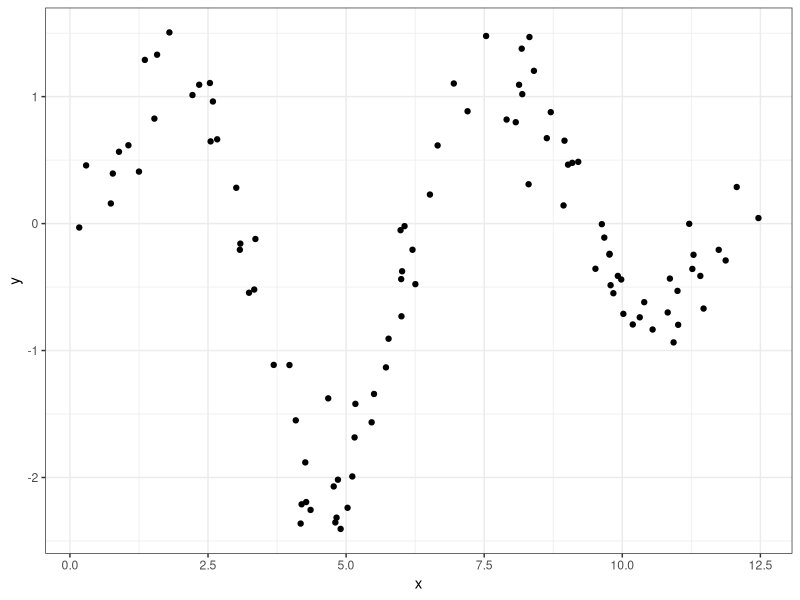
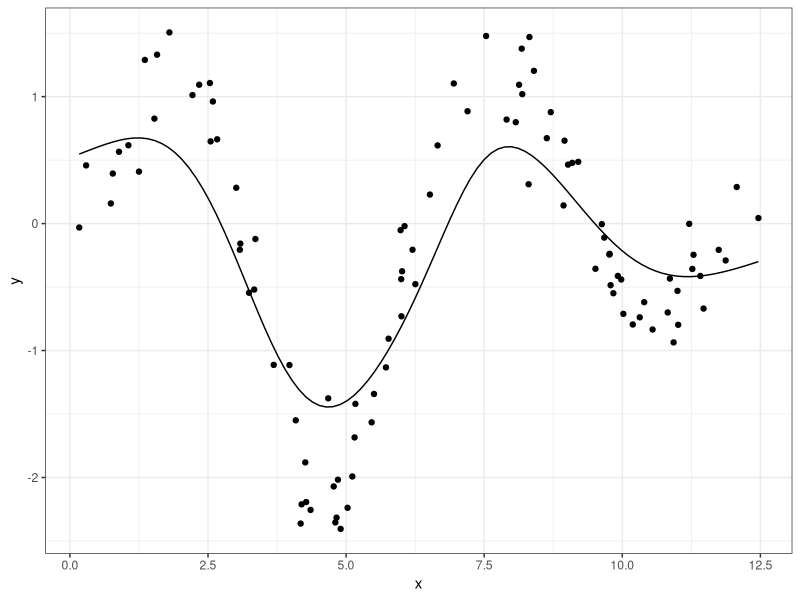
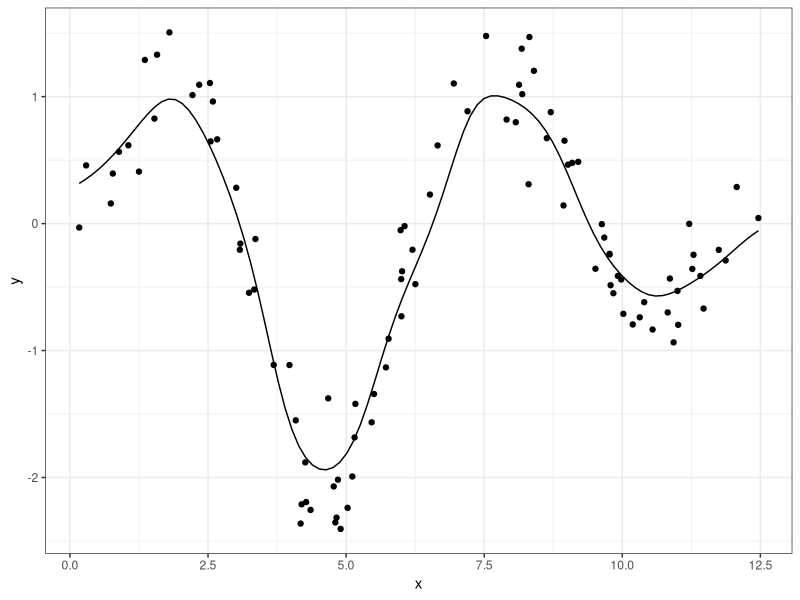
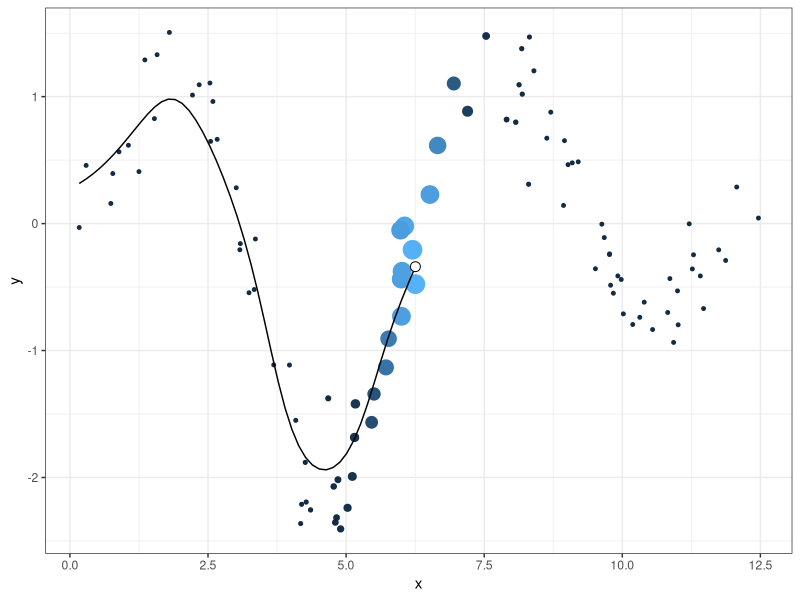

Reproduce these figures in R, in order.
## ---- chunk 1
library(tidyverse)
library(magick)
theme_set(theme_bw())
set.seed(0)

n <- 100
x <- runif(n, 0, 4*pi)
# our function is the product of three distinct transformations
y <- sin(x)*x^2*exp(-x/2) + rnorm(n, sd = 0.3)
df <- data.frame(x, y)

df %>%
  ggplot(aes(x, y)) +
  geom_point()
## ---- chunk 2
x_new <- seq(min(x), max(x), length.out = 100)

y_smoothed <- map_dbl(x_new, ~sum(dnorm(x, mean = .x) * y)/
                        sum(dnorm(x, mean = .x)))

df_smoothed <- data.frame(x_new, y_smoothed)
## ---- chunk 3
df %>%
  ggplot(aes(x, y)) +
  geom_point() +
  geom_line(aes(x_new, y_smoothed), data = df_smoothed)
## ---- chunk 4
x_new <- seq(min(x), max(x), length.out = 100)

y_smoothed <- map_dbl(x_new, ~sum(dnorm(x, mean = .x, sd = 0.5) * y)/
                        sum(dnorm(x, mean = .x, sd = 0.5)))

df_smoothed <- data.frame(x_new, y_smoothed)
## ---- chunk 5
df %>%
  ggplot(aes(x, y)) +
  geom_point() +
  geom_line(aes(x_new, y_smoothed), data = df_smoothed)
## ---- chunk 6
idx <- 50

df %>%
  ggplot(aes(x, y)) +
  geom_point(aes(size = dnorm(x, mean = x_new[idx], sd = 0.5),
                 col = dnorm(x, mean = x_new[idx], sd = 0.5))) +
  geom_line(aes(x_new, y_smoothed), data = df_smoothed %>% filter(x_new <= x_new[idx])) +
  geom_point(aes(x_new, y_smoothed), data = df_smoothed %>% filter(x_new == x_new[idx]),
             size = 3, fill = "white", col = "black", shape = 21) +
  theme(legend.position = "none")
